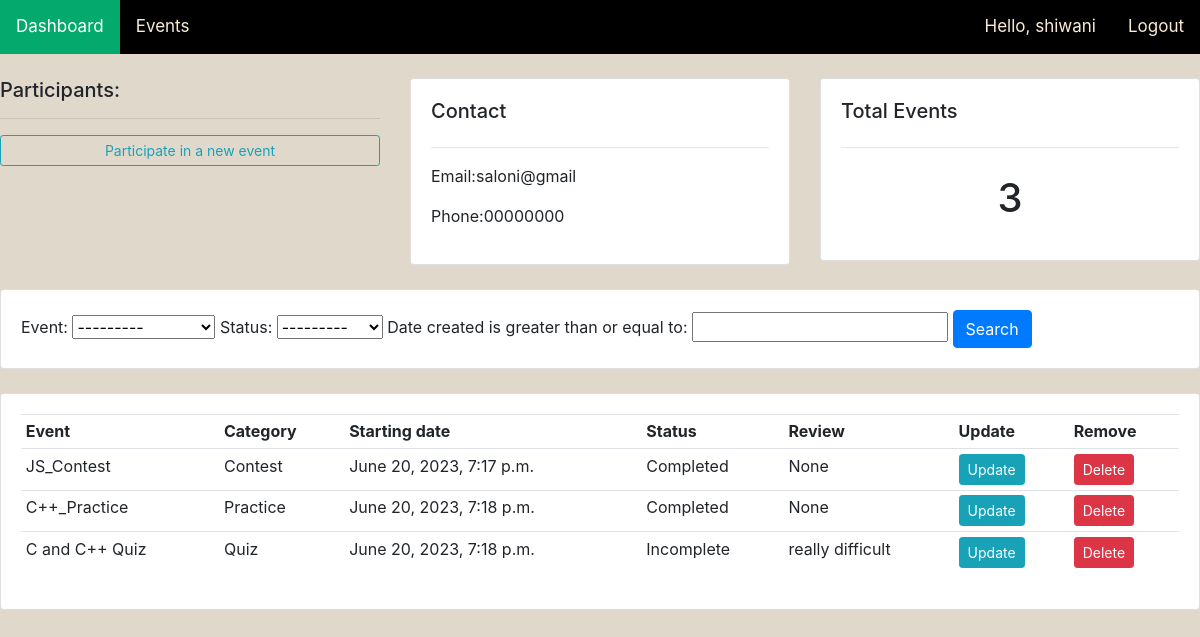
The app's page /participant/4/ (signed in) with its own data.
### event/models.py (models this page shows, shortened)
class Participant(models.Model):
    name= models.CharField(max_length=200, null=True)
    phone= models.CharField(max_length=200, null=True)
    email= models.CharField(max_length=200, null=True)
    date_created= models.DateTimeField(auto_now_add=True, null=True)

class Event(models.Model):
    STATUS=(
        ('Pending','Pending'),
        ('Incomplete', 'Incomplete'),
        ('Completed', 'Completed'),
    )
    participant= models.ForeignKey(Participant, null=True, on_delete= models.SET_NULL)
    event= models.ForeignKey(Product, null=True, on_delete= models.SET_NULL)
    date_created= models.DateTimeField(auto_now_add=True, null=True)
    status= models.CharField(max_length=200, null=True, choices=STATUS)
    review= models.CharField(max_length=500, null=True)

class Product(models.Model):
    CATEGORY=(
        ('Quiz', 'Quiz'),
        ('Practice', 'Practice'),
        ('Contest', 'Contest'),
    )
    name= models.CharField(max_length=200, null=True)
    price= models.FloatField(null=True)
    category= models.CharField(max_length=200, null=True, choices=CATEGORY)
    description= models.CharField(max_length=200, null=True, blank=True)
    date_created= models.DateTimeField(auto_now_add=True, null=True)
    tags= models.ManyToManyField(Tag)
    def __str__(self):
        return self.name

### event/views.py (the view)
# urls.py: path('participant/<str:pk_test>/', views.participant, name="participant"),
@login_required(login_url='login')
def participant(request,pk_test):
    participant= Participant.objects.get(id=pk_test)
    events= participant.event_set.all()
    event_count=events.count()
    myFilter=EventFilter(request.GET, queryset=events)
    events= myFilter.qs
    context={'participant': participant, 'events': events,'event_count':event_count, 'myFilter':myFilter}
    return render(request, 'event/participant.html', context)

### event/templates/event/participant.html
{%  extends 'event/main.html' %}
{% block content %}
    <br>
    <div class="row">
        <div class="col-md">
            <div class=""card card-body>
                <h5>Participants:</h5>
                <hr>
                <a class="btn btn-outline-info  btn-sm btn-block" href="{% url 'create_event' participant.id %}">Participate in a new event</a>
            </div>
        </div>
        <div class="col-md">
            <div class="card card-body">
                <h5>Contact</h5>
                <hr>
                <p>Email:{{participant.email}}</p>
                <p>Phone:{{participant.phone}} </p>
            </div>
        </div>
        <div class="col-md">
            <div class="card card-body">
                <h5>Total Events</h5>
                <hr>
                <h1 style="text-align: center; padding: 10px">{{event_count}}</h1>
            </div>
        </div>
    </div>
<br>
    <div class="row">
        <div class="col">
            <div class="card card-body">
                <form method="get">
                    {{myFilter.form}}
                <button class="btn btn-primary" type="submit">Search</button>
                </form>
            </div>
        </div>
    </div>
    <br>
    <div class="row">
        <div class="col-md">
            <div class="card card-body">
                <table class="table table-sm">
                    <tr>
                        <th>Event</th>
                        <th>Category</th>
                        <th>Starting date</th>
                        <th>Status</th>
                        <th>Review</th>
                        <th>Update</th>
                        <th>Remove</th>
                    </tr>
                    {% for event in events %}
                    <tr>
                        <td>{{event.event}}</td>
                        <td>{{event.event.category}}</td>
                        <td>{{event.date_created}}</td>
                        <td>{{event.status}}</td>
                        <td>{{event.review}}</td>
                        <td><a class="btn btn-sm btn-info" href="{% url 'update_event' event.id %}">Update</a></td>
                        <td><a class="btn btn-sm btn-danger" href="{% url 'delete_event' event.id %}">Delete</a></td>
                    </tr>
                    {% endfor %}
                </table>
            </div>
        </div>
    </div>
{% endblock %}

### event/templates/event/navbar.html (shortened to what this page needs)
{% load static %}
<nav class="whole">
    <div class="h_and_p">
      <a class="home" href="{% url 'home' %}">Dashboard</a>
      <a class="products" href="{% url 'products' %}">Events</a>
      <a class="hello-msg" href="{% url 'logout' %}">Logout</a>
      <a class="hello-msg">Hello, {{request.user}}</a>
    </div>
  </nav>

### static/css/main.css (style rules this page uses)
body { background-color: rgb(225, 216, 204); }

### event/templates/event/navbar.html (style rules this page uses)
.whole { background-color: black; overflow: hidden; }
.whole a { float: left; color:antiquewhite; text-align:center; padding: 14px 16px; text-decoration: none; font-size: 17px; }
.whole a.home { background-color: #04AA6D; color: white; }
.whole a.hello-msg { float:right; color:antiquewhite; text-align:center; padding: 14px 16px; text-decoration: none; font-size: 17px; }

### records on screen
Participant: email "saloni@gmail", phone "00000000"
Event: event "JS_Contest", event.category "Contest", date_created "June 20, 2023, 7:17 p.m.", status "Completed", review "None"
Event: event "C++_Practice", event.category "Practice", date_created "June 20, 2023, 7:18 p.m.", status "Completed", review "None"
Event: event "C and C++ Quiz", event.category "Quiz", date_created "June 20, 2023, 7:18 p.m.", status "Incomplete", review "really difficult"

### other values on screen
{{ request.user }} "shiwani"
{{ event_count }} "3"
